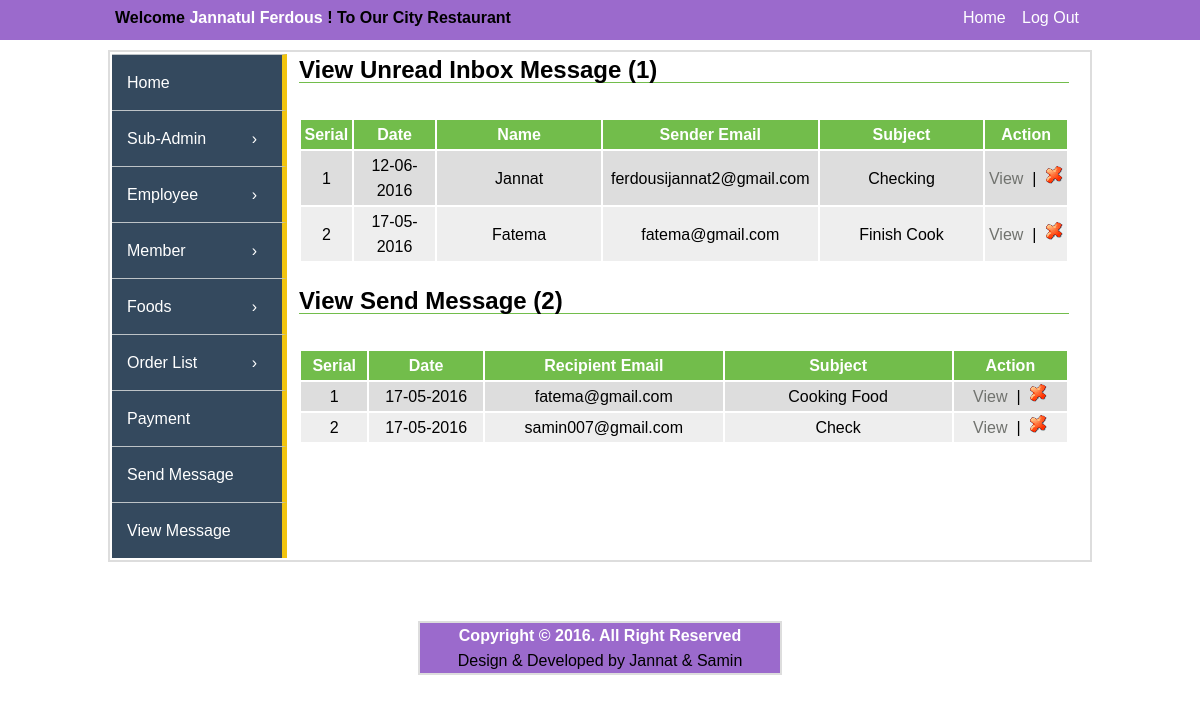
The app's page /admin-panel/view-message.php (signed in) with its own data.
### tables this page shows
CREATE TABLE IF NOT EXISTS `message` (
`message_id` int(11) NOT NULL,
  `admin_id` int(11) NOT NULL,
  `restaurant_id` int(11) NOT NULL,
  `employee_id` int(11) NOT NULL,
  `member_id` int(11) NOT NULL,
  `sender_name` varchar(50) NOT NULL,
  `sender_email` varchar(100) NOT NULL,
  `recipent_email` varchar(255) NOT NULL,
  `sender_subject` varchar(255) NOT NULL,
  `sender_message` text NOT NULL,
  `send_date` varchar(100) NOT NULL,
  `send_status` int(2) NOT NULL,
  `recipent_status` int(2) NOT NULL,
  `active_status` int(2) NOT NULL
);

### admin-panel/view-send-message.php (the view, shortened to what this page needs)
<?php
include("config.php");
$email=$_SESSION['email'];
?>
<?php
	$statement = $db->prepare("SELECT count(*) as send_status from message WHERE sender_email='$email' and send_status='1' ");
		$statement->execute();
		$result = $statement->fetchAll(PDO::FETCH_ASSOC);
			foreach($result as $row)
			{
				$send_message= $row['send_status'];
			}
?>
<h2>View Send Message (<?php echo $send_message;?>)</h2>
<p>&nbsp;</p>
<table class="tbl2" width="100%">
	<tr>
		<th width="5%">Serial</th>
		<th width="10%">Date</th>
		<th width="20%">Recipient Email</th>
		<th width="20%">Subject</th>
		<th width="10%">Action</th>
	</tr>
	<?php
		$i=0;
			$limit = 50;
			$page = @$_GET['page'];
			if($page)
				$start = ($page - 1) * $limit;
			else
				$start = 0;
			$statement = $db->prepare("SELECT * FROM message WHERE sender_email='$email' and send_status='1' ORDER BY message_id DESC LIMIT $start, $limit");
			$statement->execute();
			$result = $statement->fetchAll(PDO::FETCH_ASSOC);
	foreach($result as $row)
	{
		$i++;
		?>
		<tr>
		<td><?php echo $i; ?></td>
		<td><?php echo $row['send_date']; ?></td>
		<td><?php echo $row['recipent_email']; ?></td>
			<td><?php echo $row['sender_subject'];; ?></td>
		<td>
			<a class="fancybox" href="#inline<?php echo $row['message_id']; ?>">View</a>
			&nbsp;|&nbsp;
			<a onclick='return confirm_delete();' href="view-send-message.php?message_id=<?php echo $row['message_id']; ?>"><img src="../images/delete.gif"></a></td>
		</tr>
		<?php
	}
	?>
</table>

### admin-panel/view-inbox-message.php (shortened to what this page needs)
<?php
include("config.php");
$email=$_SESSION['email'];
?>
<?php
	$statement = $db->prepare("SELECT count(*) as active_status from message WHERE recipent_email='$email' and recipent_status='1' and active_status='0' ");
		$statement->execute();
		$result = $statement->fetchAll(PDO::FETCH_ASSOC);
			foreach($result as $row)
			{
				$unread_message= $row['active_status'];
			}
?>
<h2>View Unread Inbox Message (<?php echo $unread_message;?>)</h2>
<p>&nbsp;</p>
<table class="tbl2" width="100%">
	<tr>
		<th width="5%">Serial</th>
		<th width="10%">Date</th>
		<th width="20%">Name</th>
		<th width="20%">Sender Email</th>
		<th width="20%">Subject</th>
		<th width="10%">Action</th>
	</tr>
	<?php
		$i=0;
			$limit = 50;
			$page = @$_GET['page'];
			if($page)
				$start = ($page - 1) * $limit;
			else
				$start = 0;
			$statement = $db->prepare("SELECT * FROM message WHERE recipent_email='$email' and recipent_status='1' ORDER BY message_id DESC LIMIT $start, $limit");
			$statement->execute();
			$result = $statement->fetchAll(PDO::FETCH_ASSOC);
	foreach($result as $row)
	{
		$i++;
		?>
		<tr>
		<td><?php echo $i; ?></td>
		<td><?php echo $row['send_date']; ?></td>
		<td><?php echo $row['sender_name']; ?></td>
		<td><?php echo $row['sender_email']; ?></td>
		<td><?php echo $row['sender_subject']; ?></td>
		<td>
			<a href="read-message.php?message_id=<?php echo $row['message_id']; ?> ">View</a>
			&nbsp;|&nbsp;
			<a onclick='return confirm_delete();' href="view-inbox-message.php?message_id=<?php echo $row['message_id']; ?>"><img src="../images/delete.gif"></a>
		</td>
		</tr>
		<?php
	}
	?>
</table>

### admin-panel/css/style.css (style rules this page uses)
* { padding:0px; margin:0px; }
body { font-family:veranda,arial; font-size:16px; line-height:25px; background-color:#FFFFFF; }
a { text-decoration:none; list-style:none; }
.content_part_right h2 { border-bottom:1px solid #72BD4B; width:770px; }
table.tbl2 { margin-top: 10px; }
table.tbl2 tr th, table.tbl2 tr td { padding: 2px; }
table.tbl2 tr td { text-align: center; }
table.tbl2 tr th { background-color: #72BD4B; color: #fff; }
table.tbl2 tr:nth-child(2n+1) td { background-color: #eee; }
table.tbl2 tr:nth-child(2n) td { background-color: #ddd; }
table.tbl2 tr td a { color: #70726e; text-decoration: none; }

### records on screen
message: send_date "12-06-2016", sender_name "Jannat", sender_email "ferdousijannat2@gmail.com", sender_subject "Checking"
message: send_date "17-05-2016", sender_name "Fatema", sender_email "fatema@gmail.com", sender_subject "Finish Cook"
message: send_date "17-05-2016", recipent_email "fatema@gmail.com", sender_subject "Cooking Food"
message: send_date "17-05-2016", recipent_email "samin007@gmail.com", sender_subject "Check"

### other values on screen
$_SESSION['name'] "Jannatul Ferdous"
$unread_message "1"
$send_message "2"
